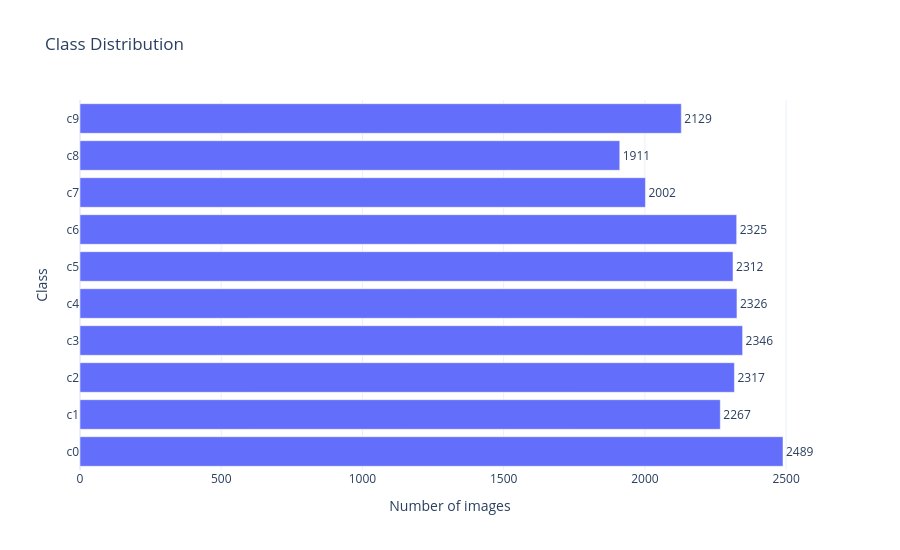

Here is the notebook cell this chart was saved with:
### Markdown cell above
### Training set

### Code cell
from config.paths.state_farm_ddd_paths import TRAIN_RAW_CSV

# Load the training dataset
df_train = pd.read_csv(TRAIN_RAW_CSV)

# Calculate class distribution
label_summary = get_class_distribution(df_train)

# Calculate total number of images
total_images = get_total_images(df_train)

# Create and display the class distribution plot
plot_class_distribution(label_summary)

# Evaluate class balance
imbalance_ratio = evaluate_class_balance(label_summary)

### Figure 1 — Plotly figure (JSON) as saved in the notebook; plotly's stock layout.template omitted (floating-point values rounded to 4 significant figures)
{"data": [{"customdata": [[11.1], [10.11], [10.33], [10.46], [10.37], [10.31], [10.37], [8.93], [8.52], [9.49]], "hovertemplate": "<b>Class:</b> %{y}<br><b>Images:</b> %{x}<br><b>Percentage:</b> %{customdata[0]:.2f}%<extra></extra>", "legendgroup": "", "marker": {"color": "#636efa", "pattern": {"shape": ""}}, "name": "", "orientation": "h", "showlegend": false, "text": [2489.0, 2267.0, 2317.0, 2346.0, 2326.0, 2312.0, 2325.0, 2002.0, 1911.0, 2129.0], "textposition": "outside", "x": [2489, 2267, 2317, 2346, 2326, 2312, 2325, 2002, 1911, 2129], "xaxis": "x", "y": ["c0", "c1", "c2", "c3", "c4", "c5", "c6", "c7", "c8", "c9"], "yaxis": "y", "type": "bar"}], "layout": {"xaxis": {"anchor": "y", "domain": [0.0, 1.0], "title": {"text": "Number of images"}}, "yaxis": {"anchor": "x", "domain": [0.0, 1.0], "title": {"text": "Class"}}, "legend": {"tracegroupgap": 0}, "title": {"text": "Class Distribution"}, "barmode": "relative", "width": 900, "height": 550, "showlegend": false}}
